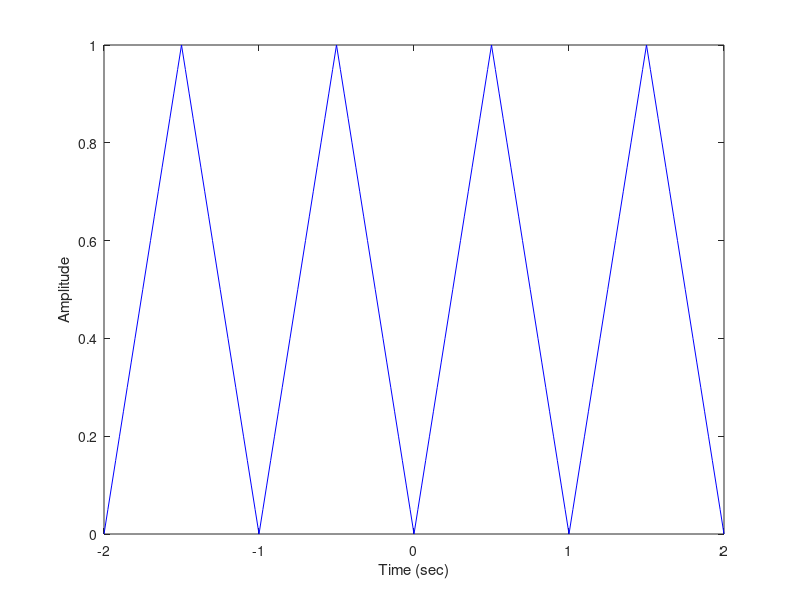

Here is the MATLAB script that generated this plot: (Note: this script raises an error after producing the figure.)
% Lane Levine, Derrick Rasser, Wesley Schumacher
% Group 41
% HW11 Q3.b MATLAB

clear all; close all; clc;
format long


figure(1)
Fs=160;
t=-2:4/Fs:2; 

f = [0:1/20:1 0.95:-1/20:0 0.05:1/20:1 0.95:-1/20:0 0.05:1/20:1 0.95:-1/20:0 0.05:1/20:1 0.95:-1/20:0 ];
plot(t,f,'b')
xlim([-2 2])
xlabel('Time (sec)');
ylabel('Amplitude');
hold on;


sum = 0;
syms t
a0 = 1;
for n=1:5
        %finding the coefficients 
    an=((2*a0)/(n * pi)^2 * (cos(n*pi)-1)); 
    bn=0;    
    sum=sum+(an*cos(2*pi*n*t)+bn*sin(n*t));  
end 
ezplot(t,(sum+a0/2));
title('Question 3 Part b')
legend('Trangle Wave form with A = 1', 'Fourier Series Synthesis equation')
xlabel('Time (sec)');
ylabel('Amplitude');


% A= 1;
% A0 = A;
% ft=0;
% N=1; 
% ft = (1/2) * A;
% for n=1:0.05:A
%     %Even Function synthesis Equation
%     %ft = 1/2 Ao + sum( An * cos(n * Wo * t)
%     ft = ft +((2*A)/(n * pi)^2 * (cos(n*pi)-1)) *  cos(2*pi*n);
%     
% end
% plot(t,ft,'r');




